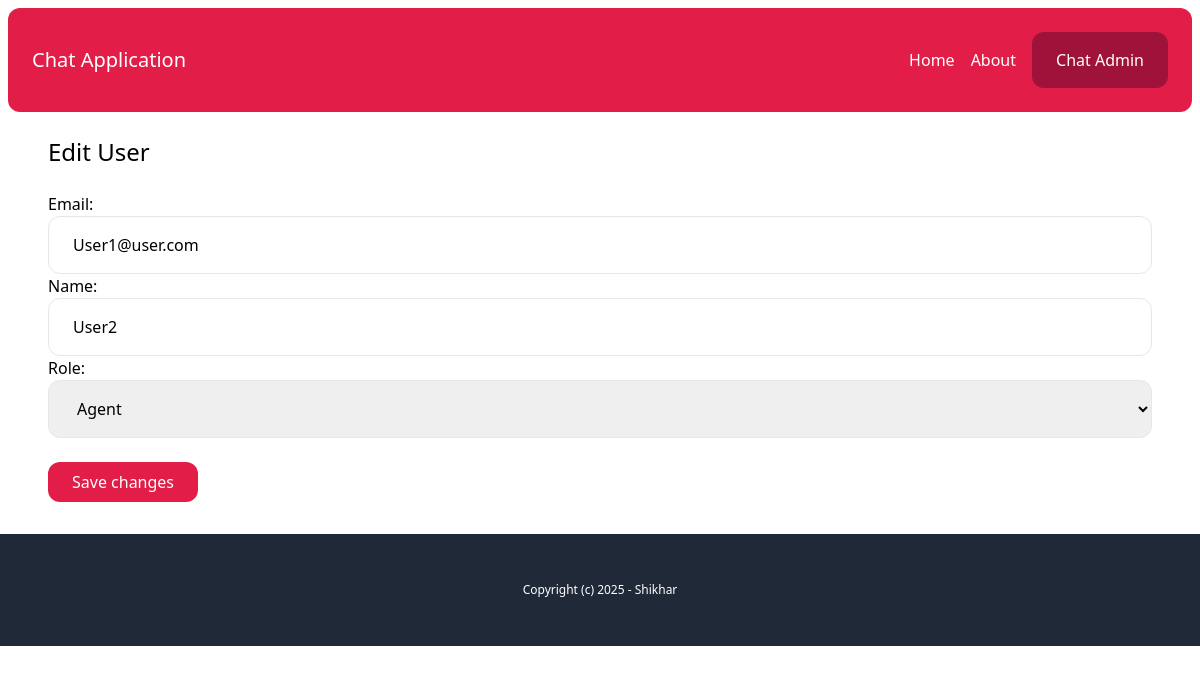
The page /chat-admin/users/790ac651fbbf451999236acdff9e1d77/edit/ (signed in) on the database its author committed.
### account/models.py (models this page shows)
class User(AbstractBaseUser, PermissionsMixin):
    AGENT = 'agent'
    MANAGER = 'manager'
    ROLES_CHOICES = (
        (AGENT, 'Agent'),
        (MANAGER, 'Manager'),
    )
    id = models.UUIDField(primary_key=True, default=uuid.uuid4, editable=False)
    email = models.EmailField(unique=True)
    name = models.CharField(max_length=255, blank=True, default='')
    role = models.CharField(max_length=20, choices=ROLES_CHOICES, default=AGENT)
    is_active = models.BooleanField(default=True)
    is_superuser = models.BooleanField(default=False)
    is_staff = models.BooleanField(default=False)
    date_joined = models.DateTimeField(default=timezone.now)
    last_login = models.DateTimeField(blank=True, null=True)
    objects = CustomUserManager()
    USERNAME_FIELD = 'email'
    EMAIL_FIELD = 'email'
    REQUIRED_FIELDS = ['name']

### chat/views.py (the view)
# urls.py: path("chat-admin/users/<str:uuid>/edit/", views.edit_user, name="edit_user"),
@login_required
def edit_user(request, uuid):
    if request.user.has_perm("user.edit_user"):
        user = User.objects.get(pk=uuid)
        if request.method == "POST":
            form = EditUserForm(request.POST, instance=user)
            if form.is_valid():
                form.save()
                messages.success(request, "The changes was saved!")
                return redirect("/chat-admin/")
        else:
            form = EditUserForm(instance=user)
        return render(request, "chat/edit_user.html", {"user": user, "form": form})
    else:
        messages.error(request, "You don't have access to edit users!")
        return redirect("/chat-admin/")

### account/forms.py
class EditUserForm(forms.ModelForm):
    class Meta:
        model = User
        fields = ('email', 'name', 'role',)
        widgets = {
            'email': forms.TextInput(attrs={
                'class': 'w-full py-4 px-6 rounded-xl border'
            }),
            'name': forms.TextInput(attrs={
                'class': 'w-full py-4 px-6 rounded-xl border'
            }),
            'role': forms.Select(attrs={
                'class': 'w-full py-4 px-6 rounded-xl border'
            })
        }

### chat/templates/chat/edit_user.html (shortened to what this page needs)
{% extends 'core/base.html' %}
{% block content %}
<h1 class="mb-6 text-2xl">Edit User</h1>
<form method="post" action=".">
    {{ form.as_p }}
    <button class="mt-6 inline-block py-2 px-6 bg-rose-600 text-white rounded-xl">
        Save changes
    </button>
</form>
{% endblock %}

### rows shown on the page
User: email "User1@user.com", name "User2", role "Agent"
